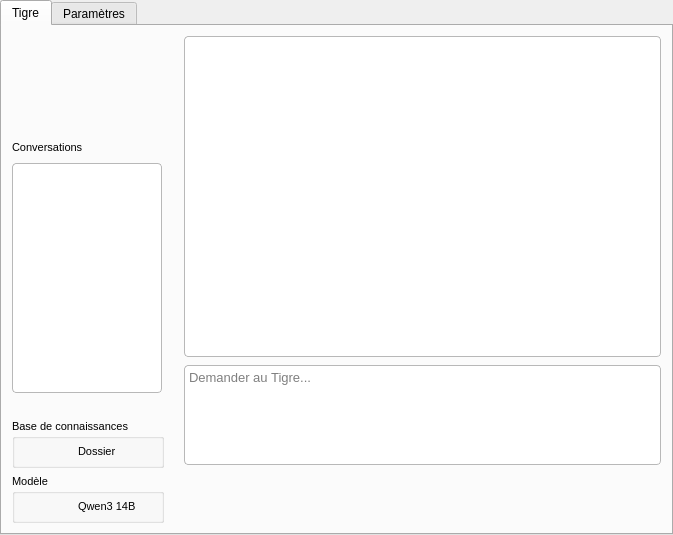
<?xml version="1.0" encoding="UTF-8"?>
<ui version="4.0">
 <class>Form</class>
 <widget class="QWidget" name="Form">
  <property name="geometry">
   <rect>
    <x>0</x>
    <y>0</y>
    <width>673</width>
    <height>535</height>
   </rect>
  </property>
  <property name="windowTitle">
   <string>Form</string>
  </property>
  <property name="styleSheet">
   <string notr="true">QPushButton {
    border: none;
}

QPushButton:pressed {
    background-color: rgba(0, 0, 0, 5%);
    margin-top: 2px;
    margin-left: 2px;
}</string>
  </property>
  <layout class="QVBoxLayout" name="verticalLayout_Form">
   <property name="spacing">
    <number>0</number>
   </property>
   <property name="leftMargin">
    <number>0</number>
   </property>
   <property name="topMargin">
    <number>0</number>
   </property>
   <property name="rightMargin">
    <number>0</number>
   </property>
   <property name="bottomMargin">
    <number>0</number>
   </property>
   <item>
    <widget class="QTabWidget" name="tabWidget">
     <property name="minimumSize">
      <size>
       <width>600</width>
       <height>400</height>
      </size>
     </property>
     <property name="styleSheet">
      <string notr="true">background: none</string>
     </property>
     <property name="currentIndex">
      <number>0</number>
     </property>
     <widget class="QWidget" name="tab">
      <attribute name="title">
       <string>Tigre</string>
      </attribute>
      <layout class="QHBoxLayout" name="horizontalLayout_tab1">
       <property name="spacing">
        <number>10</number>
       </property>
       <property name="leftMargin">
        <number>10</number>
       </property>
       <property name="topMargin">
        <number>10</number>
       </property>
       <property name="rightMargin">
        <number>10</number>
       </property>
       <property name="bottomMargin">
        <number>10</number>
       </property>
       <item>
        <layout class="QVBoxLayout" name="verticalLayout_sidebar" stretch="0,0,0,0,0,0">
         <property name="spacing">
          <number>6</number>
         </property>
         <property name="sizeConstraint">
          <enum>QLayout::SetFixedSize</enum>
         </property>
         <property name="leftMargin">
          <number>0</number>
         </property>
         <property name="topMargin">
          <number>0</number>
         </property>
         <property name="rightMargin">
          <number>0</number>
         </property>
         <property name="bottomMargin">
          <number>0</number>
         </property>
         <item alignment="Qt::AlignHCenter">
          <widget class="QLabel" name="label_tigerODM">
           <property name="sizePolicy">
            <sizepolicy hsizetype="Minimum" vsizetype="Minimum">
             <horstretch>0</horstretch>
             <verstretch>0</verstretch>
            </sizepolicy>
           </property>
           <property name="minimumSize">
            <size>
             <width>0</width>
             <height>95</height>
            </size>
           </property>
           <property name="maximumSize">
            <size>
             <width>100</width>
             <height>100</height>
            </size>
           </property>
           <property name="text">
            <string/>
           </property>
           <property name="pixmap">
            <pixmap>Images/Tiger.png</pixmap>
           </property>
           <property name="scaledContents">
            <bool>true</bool>
           </property>
           <property name="alignment">
            <set>Qt::AlignCenter</set>
           </property>
           <property name="wordWrap">
            <bool>false</bool>
           </property>
           <property name="margin">
            <number>0</number>
           </property>
           <property name="indent">
            <number>0</number>
           </property>
          </widget>
         </item>
         <item>
          <layout class="QHBoxLayout" name="horizontalLayout_convHeader">
           <property name="spacing">
            <number>6</number>
           </property>
           <property name="leftMargin">
            <number>0</number>
           </property>
           <property name="topMargin">
            <number>0</number>
           </property>
           <property name="rightMargin">
            <number>0</number>
           </property>
           <property name="bottomMargin">
            <number>0</number>
           </property>
           <item>
            <widget class="QLabel" name="label_conversation">
             <property name="sizePolicy">
              <sizepolicy hsizetype="Fixed" vsizetype="Fixed">
               <horstretch>0</horstretch>
               <verstretch>0</verstretch>
              </sizepolicy>
             </property>
             <property name="maximumSize">
              <size>
               <width>70</width>
               <height>20</height>
              </size>
             </property>
             <property name="font">
              <font>
               <family>Arial</family>
               <pointsize>8</pointsize>
              </font>
             </property>
             <property name="text">
              <string>Conversations</string>
             </property>
            </widget>
           </item>
           <item>
            <spacer name="horizontalSpacer_convHeader">
             <property name="orientation">
              <enum>Qt::Horizontal</enum>
             </property>
             <property name="sizeType">
              <enum>QSizePolicy::Fixed</enum>
             </property>
             <property name="sizeHint" stdset="0">
              <size>
               <width>40</width>
               <height>20</height>
              </size>
             </property>
            </spacer>
           </item>
           <item>
            <widget class="QPushButton" name="btn_delConv">
             <property name="maximumSize">
              <size>
               <width>20</width>
               <height>20</height>
              </size>
             </property>
             <property name="font">
              <font>
               <family>Arial</family>
               <pointsize>10</pointsize>
              </font>
             </property>
             <property name="styleSheet">
              <string notr="true">background: transparent;</string>
             </property>
             <property name="text">
              <string/>
             </property>
             <property name="icon">
              <iconset>
               <normaloff>Images/delete.png</normaloff>Images/delete.png</iconset>
             </property>
             <property name="iconSize">
              <size>
               <width>16</width>
               <height>16</height>
              </size>
             </property>
            </widget>
           </item>
           <item>
            <widget class="QPushButton" name="btn_newConv">
             <property name="maximumSize">
              <size>
               <width>20</width>
               <height>20</height>
              </size>
             </property>
             <property name="font">
              <font>
               <family>Arial</family>
               <pointsize>10</pointsize>
              </font>
             </property>
             <property name="styleSheet">
              <string notr="true">background: transparent;</string>
             </property>
             <property name="text">
              <string/>
             </property>
             <property name="icon">
              <iconset>
               <normaloff>Images/new.png</normaloff>Images/new.png</iconset>
             </property>
             <property name="iconSize">
              <size>
               <width>16</width>
               <height>16</height>
              </size>
             </property>
            </widget>
           </item>
          </layout>
         </item>
         <item>
          <widget class="QListWidget" name="list_conversations">
           <property name="sizePolicy">
            <sizepolicy hsizetype="Preferred" vsizetype="Expanding">
             <horstretch>0</horstretch>
             <verstretch>1</verstretch>
            </sizepolicy>
           </property>
           <property name="maximumSize">
            <size>
             <width>150</width>
             <height>16777215</height>
            </size>
           </property>
           <property name="styleSheet">
            <string notr="true">background-color: palette(Base);
color: palette(Text);
border: 1px solid palette(Mid);
border-radius: 4px;</string>
           </property>
          </widget>
         </item>
         <item>
          <spacer name="verticalSpacer_sidebar">
           <property name="orientation">
            <enum>Qt::Vertical</enum>
           </property>
           <property name="sizeHint" stdset="0">
            <size>
             <width>20</width>
             <height>20</height>
            </size>
           </property>
          </spacer>
         </item>
         <item>
          <widget class="QGroupBox" name="groupBox_2">
           <property name="maximumSize">
            <size>
             <width>152</width>
             <height>16777215</height>
            </size>
           </property>
           <property name="font">
            <font>
             <family>Arial</family>
             <pointsize>8</pointsize>
            </font>
           </property>
           <property name="title">
            <string>Base de connaissances</string>
           </property>
           <layout class="QHBoxLayout" name="horizontalLayout_groupBox2">
            <property name="spacing">
             <number>8</number>
            </property>
            <property name="leftMargin">
             <number>10</number>
            </property>
            <property name="topMargin">
             <number>6</number>
            </property>
            <property name="rightMargin">
             <number>10</number>
            </property>
            <property name="bottomMargin">
             <number>6</number>
            </property>
            <item>
             <widget class="QPushButton" name="btn_folder">
              <property name="maximumSize">
               <size>
                <width>35</width>
                <height>16777215</height>
               </size>
              </property>
              <property name="font">
               <font>
                <family>Arial</family>
                <pointsize>10</pointsize>
               </font>
              </property>
              <property name="styleSheet">
               <string notr="true">background: transparent;</string>
              </property>
              <property name="text">
               <string/>
              </property>
              <property name="icon">
               <iconset>
                <normaloff>Images/folder.png</normaloff>Images/folder.png</iconset>
              </property>
              <property name="iconSize">
               <size>
                <width>20</width>
                <height>20</height>
               </size>
              </property>
             </widget>
            </item>
            <item>
             <widget class="QLabel" name="label_folder">
              <property name="maximumSize">
               <size>
                <width>57</width>
                <height>20</height>
               </size>
              </property>
              <property name="font">
               <font>
                <family>Arial</family>
                <pointsize>8</pointsize>
               </font>
              </property>
              <property name="text">
               <string>Dossier</string>
              </property>
             </widget>
            </item>
            <item>
             <spacer name="horizontalSpacer_groupBox2">
              <property name="orientation">
               <enum>Qt::Horizontal</enum>
              </property>
              <property name="sizeType">
               <enum>QSizePolicy::Fixed</enum>
              </property>
              <property name="sizeHint" stdset="0">
               <size>
                <width>10</width>
                <height>10</height>
               </size>
              </property>
             </spacer>
            </item>
           </layout>
          </widget>
         </item>
         <item>
          <widget class="QGroupBox" name="groupBox_3">
           <property name="maximumSize">
            <size>
             <width>152</width>
             <height>16777215</height>
            </size>
           </property>
           <property name="font">
            <font>
             <family>Arial</family>
             <pointsize>8</pointsize>
            </font>
           </property>
           <property name="title">
            <string>Modèle</string>
           </property>
           <layout class="QHBoxLayout" name="horizontalLayout_groupBox3">
            <property name="spacing">
             <number>8</number>
            </property>
            <property name="leftMargin">
             <number>10</number>
            </property>
            <property name="topMargin">
             <number>6</number>
            </property>
            <property name="rightMargin">
             <number>10</number>
            </property>
            <property name="bottomMargin">
             <number>6</number>
            </property>
            <item>
             <widget class="QPushButton" name="btn_model">
              <property name="maximumSize">
               <size>
                <width>35</width>
                <height>16777215</height>
               </size>
              </property>
              <property name="font">
               <font>
                <family>Arial</family>
                <pointsize>10</pointsize>
               </font>
              </property>
              <property name="styleSheet">
               <string notr="true">background: transparent;</string>
              </property>
              <property name="text">
               <string/>
              </property>
              <property name="icon">
               <iconset>
                <normaloff>Images/model.png</normaloff>Images/model.png</iconset>
              </property>
              <property name="iconSize">
               <size>
                <width>20</width>
                <height>20</height>
               </size>
              </property>
             </widget>
            </item>
            <item>
             <widget class="QLabel" name="label_model">
              <property name="maximumSize">
               <size>
                <width>57</width>
                <height>20</height>
               </size>
              </property>
              <property name="font">
               <font>
                <family>Arial</family>
                <pointsize>8</pointsize>
               </font>
              </property>
              <property name="text">
               <string>Qwen3 14B</string>
              </property>
             </widget>
            </item>
            <item>
             <spacer name="horizontalSpacer_groupBox3">
              <property name="orientation">
               <enum>Qt::Horizontal</enum>
              </property>
              <property name="sizeType">
               <enum>QSizePolicy::Fixed</enum>
              </property>
              <property name="sizeHint" stdset="0">
               <size>
                <width>10</width>
                <height>10</height>
               </size>
              </property>
             </spacer>
            </item>
           </layout>
          </widget>
         </item>
        </layout>
       </item>
       <item>
        <layout class="QVBoxLayout" name="verticalLayout_main">
         <property name="spacing">
          <number>8</number>
         </property>
         <property name="leftMargin">
          <number>0</number>
         </property>
         <property name="topMargin">
          <number>0</number>
         </property>
         <property name="rightMargin">
          <number>0</number>
         </property>
         <property name="bottomMargin">
          <number>0</number>
         </property>
         <item>
          <widget class="QScrollArea" name="scrollArea_display">
           <property name="sizePolicy">
            <sizepolicy hsizetype="Expanding" vsizetype="Expanding">
             <horstretch>1</horstretch>
             <verstretch>1</verstretch>
            </sizepolicy>
           </property>
           <property name="styleSheet">
            <string notr="true">background-color: palette(Base);
color: palette(Text);
border-radius: 4px;
border: 1px solid palette(Mid);
</string>
           </property>
           <property name="widgetResizable">
            <bool>true</bool>
           </property>
           <widget class="QWidget" name="scrollAreaWidgetContents">
            <property name="geometry">
             <rect>
              <x>0</x>
              <y>0</y>
              <width>479</width>
              <height>316</height>
             </rect>
            </property>
            <property name="styleSheet">
             <string notr="true">margin-left: 8px;
margin-right: 8px;
border: none;</string>
            </property>
           </widget>
          </widget>
         </item>
         <item>
          <widget class="QTextEdit" name="textEdit_request">
           <property name="minimumSize">
            <size>
             <width>0</width>
             <height>100</height>
            </size>
           </property>
           <property name="maximumSize">
            <size>
             <width>16777215</width>
             <height>100</height>
            </size>
           </property>
           <property name="font">
            <font>
             <family>Arial</family>
             <pointsize>10</pointsize>
            </font>
           </property>
           <property name="styleSheet">
            <string notr="true">background-color: palette(Base);
color: palette(Text);
border: 1px solid palette(Mid);
border-radius: 4px;</string>
           </property>
           <property name="placeholderText">
            <string>Demander au Tigre...</string>
           </property>
          </widget>
         </item>
         <item>
          <layout class="QHBoxLayout" name="horizontalLayout">
           <property name="topMargin">
            <number>0</number>
           </property>
           <item>
            <widget class="QPushButton" name="btn_attachment">
             <property name="font">
              <font>
               <family>Arial</family>
               <pointsize>10</pointsize>
              </font>
             </property>
             <property name="styleSheet">
              <string notr="true">background: transparent;</string>
             </property>
             <property name="text">
              <string/>
             </property>
             <property name="icon">
              <iconset>
               <normaloff>Images/paperclip.png</normaloff>Images/paperclip.png</iconset>
             </property>
             <property name="iconSize">
              <size>
               <width>20</width>
               <height>20</height>
              </size>
             </property>
            </widget>
           </item>
           <item>
            <widget class="QLabel" name="label_attachment">
             <property name="text">
              <string/>
             </property>
            </widget>
           </item>
           <item>
            <spacer name="spacer">
             <property name="orientation">
              <enum>Qt::Horizontal</enum>
             </property>
             <property name="sizeType">
              <enum>QSizePolicy::Expanding</enum>
             </property>
             <property name="sizeHint" stdset="0">
              <size>
               <width>40</width>
               <height>20</height>
              </size>
             </property>
            </spacer>
           </item>
           <item>
            <widget class="QPushButton" name="btn_send">
             <property name="sizePolicy">
              <sizepolicy hsizetype="Minimum" vsizetype="Fixed">
               <horstretch>0</horstretch>
               <verstretch>0</verstretch>
              </sizepolicy>
             </property>
             <property name="font">
              <font>
               <family>Arial</family>
               <pointsize>10</pointsize>
              </font>
             </property>
             <property name="styleSheet">
              <string notr="true">border: none; background: transparent;</string>
             </property>
             <property name="text">
              <string/>
             </property>
             <property name="icon">
              <iconset>
               <normaloff>Images/paperplane.png</normaloff>Images/paperplane.png</iconset>
             </property>
             <property name="iconSize">
              <size>
               <width>30</width>
               <height>30</height>
              </size>
             </property>
             <property name="shortcut">
              <string>Return</string>
             </property>
            </widget>
           </item>
          </layout>
         </item>
         <item>
          <widget class="QLabel" name="label_freeText">
           <property name="font">
            <font>
             <family>Arial</family>
             <pointsize>14</pointsize>
            </font>
           </property>
           <property name="styleSheet">
            <string notr="true">color: red
</string>
           </property>
           <property name="text">
            <string/>
           </property>
          </widget>
         </item>
        </layout>
       </item>
      </layout>
     </widget>
     <widget class="QWidget" name="tab_2">
      <property name="enabled">
       <bool>true</bool>
      </property>
      <attribute name="title">
       <string>Paramètres</string>
      </attribute>
      <layout class="QHBoxLayout" name="horizontalLayout_tab2">
       <property name="spacing">
        <number>16</number>
       </property>
       <property name="leftMargin">
        <number>10</number>
       </property>
       <property name="topMargin">
        <number>10</number>
       </property>
       <property name="rightMargin">
        <number>10</number>
       </property>
       <property name="bottomMargin">
        <number>10</number>
       </property>
       <item>
        <widget class="QGroupBox" name="groupBox_7">
         <property name="title">
          <string>Connexions à TigerODM</string>
         </property>
         <layout class="QVBoxLayout" name="verticalLayout_groupBox7">
          <property name="spacing">
           <number>10</number>
          </property>
          <property name="leftMargin">
           <number>10</number>
          </property>
          <property name="topMargin">
           <number>10</number>
          </property>
          <property name="rightMargin">
           <number>10</number>
          </property>
          <property name="bottomMargin">
           <number>10</number>
          </property>
          <item>
           <widget class="QGroupBox" name="groupBox">
            <property name="styleSheet">
             <string notr="true"/>
            </property>
            <property name="title">
             <string>Sélection de dossier</string>
            </property>
            <layout class="QFormLayout" name="formLayout_folder">
             <property name="horizontalSpacing">
              <number>6</number>
             </property>
             <property name="verticalSpacing">
              <number>6</number>
             </property>
             <item row="0" column="0">
              <widget class="QLabel" name="label">
               <property name="font">
                <font>
                 <family>Arial</family>
                 <pointsize>8</pointsize>
                </font>
               </property>
               <property name="text">
                <string>Workflow ID</string>
               </property>
              </widget>
             </item>
             <item row="0" column="1">
              <widget class="QLineEdit" name="lineEdit_folderID">
               <property name="text">
                <string>Folder</string>
               </property>
              </widget>
             </item>
             <item row="1" column="0">
              <widget class="QLabel" name="label_2">
               <property name="font">
                <font>
                 <family>Arial</family>
                 <pointsize>8</pointsize>
                </font>
               </property>
               <property name="text">
                <string>Input ID</string>
               </property>
              </widget>
             </item>
             <item row="1" column="1">
              <widget class="QLineEdit" name="lineEdit_folderNum">
               <property name="text">
                <string>input_0</string>
               </property>
              </widget>
             </item>
            </layout>
           </widget>
          </item>
          <item>
           <widget class="QGroupBox" name="groupBox_5">
            <property name="styleSheet">
             <string notr="true"/>
            </property>
            <property name="title">
             <string>Chargement de conversations</string>
            </property>
            <layout class="QFormLayout" name="formLayout_conv">
             <property name="horizontalSpacing">
              <number>6</number>
             </property>
             <property name="verticalSpacing">
              <number>6</number>
             </property>
             <item row="0" column="0">
              <widget class="QLabel" name="label_9">
               <property name="font">
                <font>
                 <family>Arial</family>
                 <pointsize>8</pointsize>
                </font>
               </property>
               <property name="text">
                <string>Workflow ID</string>
               </property>
              </widget>
             </item>
             <item row="0" column="1">
              <widget class="QLineEdit" name="lineEdit_convID">
               <property name="text">
                <string>Conversations</string>
               </property>
              </widget>
             </item>
             <item row="1" column="0">
              <widget class="QLabel" name="label_10">
               <property name="font">
                <font>
                 <family>Arial</family>
                 <pointsize>8</pointsize>
                </font>
               </property>
               <property name="text">
                <string>Input ID</string>
               </property>
              </widget>
             </item>
             <item row="1" column="1">
              <widget class="QLineEdit" name="lineEdit_convNum">
               <property name="text">
                <string>input_0</string>
               </property>
              </widget>
             </item>
            </layout>
           </widget>
          </item>
          <item>
           <widget class="QGroupBox" name="groupBox_4">
            <property name="styleSheet">
             <string notr="true"/>
            </property>
            <property name="title">
             <string>Requête - RAG</string>
            </property>
            <layout class="QFormLayout" name="formLayout_rag">
             <property name="horizontalSpacing">
              <number>6</number>
             </property>
             <property name="verticalSpacing">
              <number>6</number>
             </property>
             <item row="0" column="0">
              <widget class="QLabel" name="label_5">
               <property name="font">
                <font>
                 <family>Arial</family>
                 <pointsize>8</pointsize>
                </font>
               </property>
               <property name="text">
                <string>Workflow ID</string>
               </property>
              </widget>
             </item>
             <item row="0" column="1">
              <widget class="QLineEdit" name="lineEdit_ragID">
               <property name="text">
                <string>Request_RAG</string>
               </property>
              </widget>
             </item>
             <item row="1" column="0">
              <widget class="QLabel" name="label_6">
               <property name="font">
                <font>
                 <family>Arial</family>
                 <pointsize>8</pointsize>
                </font>
               </property>
               <property name="text">
                <string>Input ID</string>
               </property>
              </widget>
             </item>
             <item row="1" column="1">
              <widget class="QLineEdit" name="lineEdit_ragNum">
               <property name="text">
                <string>input_0</string>
               </property>
              </widget>
             </item>
            </layout>
           </widget>
          </item>
          <item>
           <widget class="QGroupBox" name="groupBox_6">
            <property name="styleSheet">
             <string notr="true"/>
            </property>
            <property name="title">
             <string>Requête - Générique</string>
            </property>
            <layout class="QFormLayout" name="formLayout_generic">
             <property name="horizontalSpacing">
              <number>6</number>
             </property>
             <property name="verticalSpacing">
              <number>6</number>
             </property>
             <item row="0" column="0">
              <widget class="QLabel" name="label_13">
               <property name="font">
                <font>
                 <family>Arial</family>
                 <pointsize>8</pointsize>
                </font>
               </property>
               <property name="text">
                <string>Workflow ID</string>
               </property>
              </widget>
             </item>
             <item row="0" column="1">
              <widget class="QLineEdit" name="lineEdit_genericID">
               <property name="text">
                <string>Request_Generic</string>
               </property>
              </widget>
             </item>
             <item row="1" column="0">
              <widget class="QLabel" name="label_14">
               <property name="font">
                <font>
                 <family>Arial</family>
                 <pointsize>8</pointsize>
                </font>
               </property>
               <property name="text">
                <string>Input ID</string>
               </property>
              </widget>
             </item>
             <item row="1" column="1">
              <widget class="QLineEdit" name="lineEdit_genericNum">
               <property name="text">
                <string>input_0</string>
               </property>
              </widget>
             </item>
            </layout>
           </widget>
          </item>
         </layout>
        </widget>
       </item>
       <item>
        <layout class="QVBoxLayout" name="verticalLayout_tab2_right">
         <property name="spacing">
          <number>10</number>
         </property>
         <property name="leftMargin">
          <number>0</number>
         </property>
         <property name="topMargin">
          <number>0</number>
         </property>
         <property name="rightMargin">
          <number>0</number>
         </property>
         <property name="bottomMargin">
          <number>0</number>
         </property>
         <item>
          <widget class="QGroupBox" name="groupBox_8">
           <property name="title">
            <string>Gestion de pièce jointe</string>
           </property>
           <layout class="QVBoxLayout" name="verticalLayout_groupBox8">
            <property name="spacing">
             <number>6</number>
            </property>
            <property name="leftMargin">
             <number>10</number>
            </property>
            <property name="topMargin">
             <number>10</number>
            </property>
            <property name="rightMargin">
             <number>10</number>
            </property>
            <property name="bottomMargin">
             <number>10</number>
            </property>
            <item>
             <widget class="QComboBox" name="comboBox_attachmentMode">
              <property name="toolTip">
               <string>Traitement de la pièce jointe.
Le mode &quot;Liée à la base&quot; confrontera la pièce jointe à la base de données sélectionnée, puis elle sera ajoutée à la base de données pour les requêtes ultérieures.
Le mode &quot;Indépendante&quot; ne fait pas appel à la base de données et se concentre uniquement sur la pièce jointe pour répondre à vos requêtes (question, résumé, traduction...).</string>
              </property>
              <item>
               <property name="text">
                <string>Liée à la base</string>
               </property>
              </item>
              <item>
               <property name="text">
                <string>Indépendante</string>
               </property>
              </item>
             </widget>
            </item>
           </layout>
          </widget>
         </item>
         <item>
          <widget class="QGroupBox" name="groupBox_9">
           <property name="title">
            <string>Paramètres</string>
           </property>
           <layout class="QVBoxLayout" name="verticalLayout_groupBox9">
            <property name="spacing">
             <number>6</number>
            </property>
            <property name="leftMargin">
             <number>10</number>
            </property>
            <property name="topMargin">
             <number>10</number>
            </property>
            <property name="rightMargin">
             <number>10</number>
            </property>
            <property name="bottomMargin">
             <number>10</number>
            </property>
            <item>
             <widget class="QCheckBox" name="checkBox_thinking">
              <property name="text">
               <string>Mode &quot;Thinking&quot;</string>
              </property>
              <property name="checked">
               <bool>true</bool>
              </property>
              <property name="tristate">
               <bool>false</bool>
              </property>
             </widget>
            </item>
           </layout>
          </widget>
         </item>
         <item>
          <spacer name="verticalSpacer_tab2_right">
           <property name="orientation">
            <enum>Qt::Vertical</enum>
           </property>
           <property name="sizeHint" stdset="0">
            <size>
             <width>20</width>
             <height>40</height>
            </size>
           </property>
          </spacer>
         </item>
        </layout>
       </item>
      </layout>
     </widget>
    </widget>
   </item>
  </layout>
 </widget>
 <resources/>
 <connections/>
</ui>
